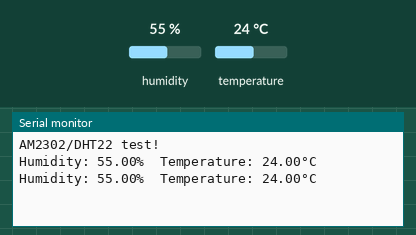
This sketch was run on a simulated Arduino Uno, built with avr-gcc and run on an emulated ATmega328P. Parts: the last lines printed to the serial monitor. The test bench sets the inputs (shaded band); at power-on: humidity 55 %, temperature 24 °C.

Above: at 4.8 s.
4.9 s: humidity set to 22 %
At 6.9 s:
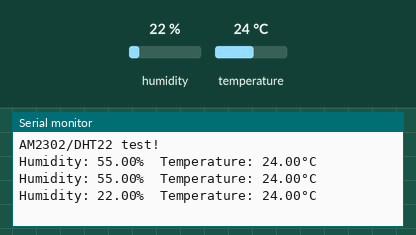
7.9 s: temperature set to 12 °C
At 8.7 s:
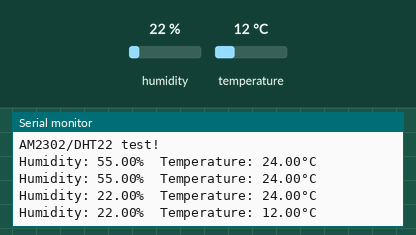
10.9 s: humidity set to 40 %
At 13.4 s:
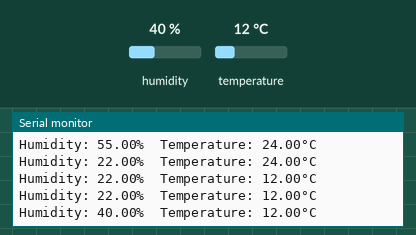
Timing chart, 0 to 14.9 s (numbered marks = the images above; inputs shaded):
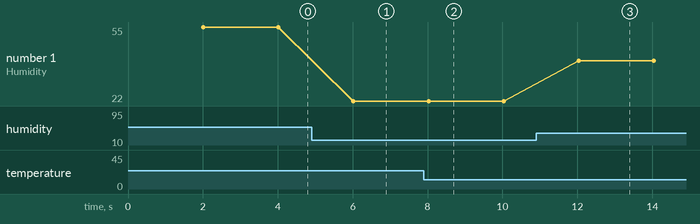

Measured:
- after the input at 4.9 s, the serial monitor: prints a new line after 1.1 s (image 1)
- after the input at 7.9 s, the serial monitor: prints a new line after 0.12 s (image 2)
- after the input at 10.9 s, the serial monitor: prints a new line after 1.1 s (image 3)
- plotted number 1: 55 → 22 after the input at 4.9 s, 22 → 40 after the input at 10.9 s

The sketch:

sketch_sep17a.ino
```cpp
#include "DHT.h"

#define DHTPIN 4     // Digital pin connected to the AM2302 data pin
#define DHTTYPE DHT22   // AM2302 is functionally a DHT22 sensor

DHT dht(DHTPIN, DHTTYPE);

void setup() {
  Serial.begin(9600);
  Serial.println(F("AM2302/DHT22 test!"));
  dht.begin();
}

void loop() {
  // Wait a few seconds between measurements (AM2302 needs ~2 seconds)
  delay(2000);

  float humidity = dht.readHumidity();
  float temperature = dht.readTemperature(); // Read temperature as Celsius

  // Check if any reads failed and exit early (to try again).
  if (isnan(humidity) || isnan(temperature)) {
    Serial.println(F("Failed to read from AM2302 sensor!"));
    return;
  }

  Serial.print(F("Humidity: "));
  Serial.print(humidity);
  Serial.print(F("%  Temperature: "));
  Serial.print(temperature);
  Serial.println(F("°C"));
}
```
